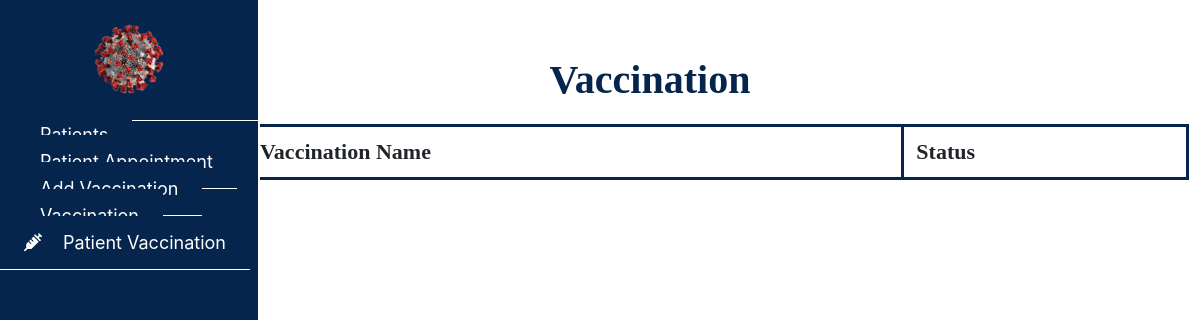
Before: /hospital/vacstatus.php (signed in) with the older database file.
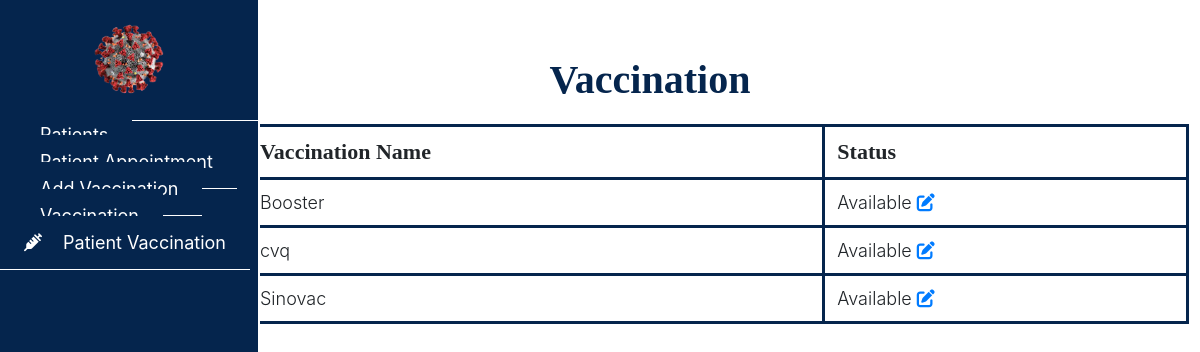
After: the same page with the newer database file.
### tables this page shows
CREATE TABLE `vaccination` (
  `vac_id` int(11) NOT NULL,
  `vac_name` varchar(255) NOT NULL,
  `hospital_id` int(11) DEFAULT NULL,
  `vac_status` enum('Available','Unavailable') DEFAULT NULL
);

### hospital/vacstatus.php (the view, shortened to what this page needs)
<?php
include("../connection.php");
?>
<html lang="en">
<head>
    <link rel="stylesheet" href="../assets/css/admin.css">
    <link rel="stylesheet" href="https://cdn.usebootstrap.com/bootstrap/3.3.7/css/bootstrap.min.css">
    <link rel="stylesheet"
        href="https://cdnjs.cloudflare.com/ajax/libs/material-design-iconic-font/2.2.0/css/material-design-iconic-font.min.css">
    <link rel="stylesheet" href="https://cdnjs.cloudflare.com/ajax/libs/font-awesome/6.4.0/css/all.min.css">
</head>
<body>
    <div id="sidebar">
        <header>
            <a href="#"><img src="../assets/images/covidlogo.png" alt="logo"
                    style="width:120px ; height:120;padding: 20px;"></a>
        </header>
        <ul class="nav">
            <li>
                <a href="patientlist.php">
                </a>
            </li>
            <li>
                <a href="patientappointment.php">
                </a>
            </li>
            <li>
                <a href="addvaccine.php">
                </a>
            </li>
            <li>
                <a href="vacstatus.php">
                </a>
            </li>
            <li>
                <a href="patientvacstatus.php">
                    <i class="fas fa-syringe"></i> Patient Vaccination
                </a>
            </li>
        </ul>
    </div>
    <nav class="navbar">
        <div class="container-fluid">
            <ul class="nav navbar-nav navbar-right">
                <li class="dropdown">
                    <a href="#" class="dropdown-toggle" data-toggle="dropdown">
                    </a>
                </li>
            </ul>
        </div>
    </nav>
    <div class="container-fluid" id="all-products">
        <h1 class="text-center">Vaccination</h1>
        <div class="container">
            <table class="table">
                <thead>
                    <tr>
                        <th>Vaccination Name</th>
                        <th>Status</th>
                    </tr>
                </thead>
                <tbody>
                    <?php
                    $hospital_id = $_SESSION['hospital_id'];
                    $query = "SELECT vac_id,vac_name,vac_status from vaccination WHERE hospital_id='$hospital_id'";
                    $result = mysqli_query($con, $query);
                    while ($row = mysqli_fetch_assoc($result)):
                        $hospital_query = "SELECT hospital_name FROM hospital WHERE hospital_id = $hospital_id";
                        $hospital_result = mysqli_query($con, $hospital_query);
                        if ($hospital_result):
                            ?>
                            <tr id="row_<?= $row['vac_id'] ?>">
                                <td>
                                    <?= $row['vac_name'] ?>
                                </td>
                                <td>
                                    <?= $row['vac_status'] ?>
                                    <a href="editvacstatus.php?vac_id=<?= $row['vac_id'] ?>">
                                        <i class="fas fa-edit"></i>
                                    </a>
                                </td>
                            </tr>
                        <?php endif; ?>
                    <?php endwhile; ?>
                </tbody>
            </table>
        </div>
    </div>
</body>
</html>
</body>
</html>

Changed rows visible on the page:
added vaccination: vac_name "Booster", vac_status "Available"
added vaccination: vac_name "cvq", vac_status "Available"
added vaccination: vac_name "Sinovac", vac_status "Available"
